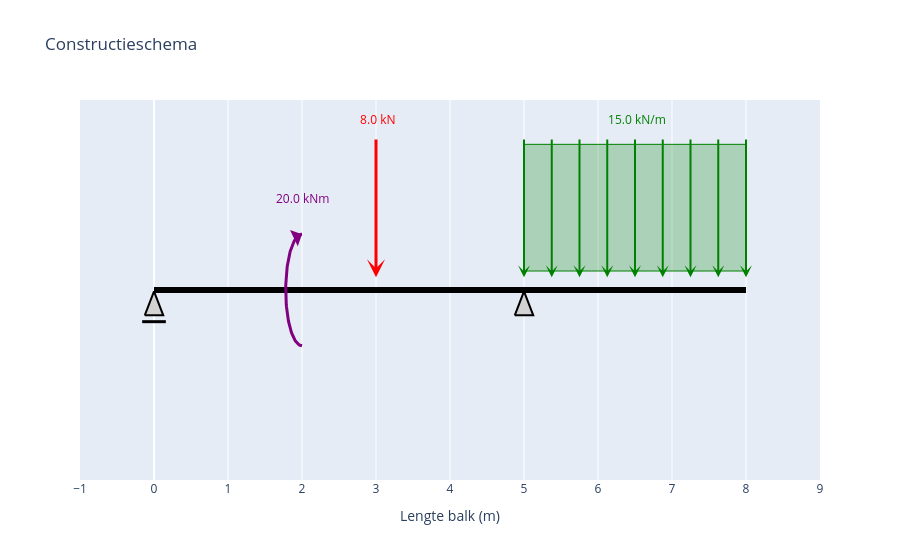

The notebook cell saved with this chart:
### Code cell
# --- toon de figuren ---
fig_schema = maak_constructieschema_plotly()
fig_schema.show()

### Figure 1 — Plotly figure (JSON) as saved in the notebook; plotly's stock layout.template omitted (floating-point values rounded to 4 significant figures)
{"data": [{"hoverinfo": "skip", "line": {"color": "black", "width": 6}, "mode": "lines", "type": "scatter", "x": [0, 8], "y": [0, 0]}, {"fill": "toself", "fillcolor": "lightgray", "hoverinfo": "skip", "line": {"color": "black", "width": 2}, "mode": "lines", "opacity": 1, "type": "scatter", "x": [-0.125, 0.125, 0, -0.125], "y": [-0.2, -0.2, -0.01, -0.2]}, {"hoverinfo": "skip", "line": {"color": "black", "width": 3}, "mode": "lines", "type": "scatter", "x": [-0.16, 0.16], "y": [-0.25, -0.25]}, {"fill": "toself", "fillcolor": "lightgray", "hoverinfo": "skip", "line": {"color": "black", "width": 2}, "mode": "lines", "opacity": 1, "type": "scatter", "x": [4.875, 5.125, 5, 4.875], "y": [-0.2, -0.2, -0.01, -0.2]}, {"hoverinfo": "skip", "line": {"color": "purple", "width": 3}, "mode": "lines", "type": "scatter", "x": [2, 1.991, 1.983, 1.974, 1.965, 1.957, 1.948, 1.94, 1.931, 1.923, 1.915, 1.907, 1.899, 1.891, 1.884, 1.876, 1.869, 1.862, 1.856, 1.849, 1.843, 1.837, 1.831, 1.826, 1.82, 1.816, 1.811, 1.807, 1.803, 1.799, 1.796, 1.792, 1.79, 1.787, 1.785, 1.784, 1.782, 1.781, 1.78, 1.78, 1.78, 1.78, 1.781, 1.782, 1.784, 1.785, 1.787, 1.79, 1.792, 1.796, 1.799, 1.803, 1.807, 1.811, 1.816, 1.82, 1.826, 1.831, 1.837, 1.843, 1.849, 1.856, 1.862, 1.869, 1.876, 1.884, 1.891, 1.899, 1.907, 1.915, 1.923, 1.931, 1.94, 1.948, 1.957, 1.965, 1.974, 1.983, 1.991, 2], "y": [-0.44, -0.4397, -0.4386, -0.4369, -0.4344, -0.4313, -0.4275, -0.4231, -0.4179, -0.4121, -0.4057, -0.3986, -0.3908, -0.3825, -0.3736, -0.364, -0.3539, -0.3432, -0.332, -0.3203, -0.308, -0.2953, -0.2821, -0.2684, -0.2544, -0.2399, -0.225, -0.2098, -0.1943, -0.1784, -0.1623, -0.1459, -0.1293, -0.1125, -0.09547, -0.07832, -0.06104, -0.04367, -0.02623, -0.008748, 0.008748, 0.02623, 0.04367, 0.06104, 0.07832, 0.09547, 0.1125, 0.1293, 0.1459, 0.1623, 0.1784, 0.1943, 0.2098, 0.225, 0.2399, 0.2544, 0.2684, 0.2821, 0.2953, 0.308, 0.3203, 0.332, 0.3432, 0.3539, 0.364, 0.3736, 0.3825, 0.3908, 0.3986, 0.4057, 0.4121, 0.4179, 0.4231, 0.4275, 0.4313, 0.4344, 0.4369, 0.4386, 0.4397, 0.44]}], "layout": {"annotations": [{"arrowcolor": "red", "arrowhead": 3, "arrowsize": 1, "arrowwidth": 3, "ax": 3, "axref": "x", "ay": 1.2, "ayref": "y", "showarrow": true, "text": "", "x": 3, "xref": "x", "y": 0.1, "yref": "y"}, {"font": {"color": "red"}, "showarrow": false, "text": " 8.0 kN", "x": 3, "y": 1.35}, {"arrowcolor": "purple", "arrowhead": 1, "arrowsize": 1, "arrowwidth": 3, "ax": 1.94, "axref": "x", "ay": 0.4231, "ayref": "y", "showarrow": true, "text": "", "x": 2, "xref": "x", "y": 0.44, "yref": "y"}, {"font": {"color": "purple"}, "showarrow": false, "text": "20.0 kNm", "x": 2, "y": 0.72}, {"arrowcolor": "green", "arrowhead": 3, "arrowsize": 1, "arrowwidth": 2, "ax": 5, "axref": "x", "ay": 1.2, "ayref": "y", "showarrow": true, "text": "", "x": 5, "xref": "x", "y": 0.1, "yref": "y"}, {"arrowcolor": "green", "arrowhead": 3, "arrowsize": 1, "arrowwidth": 2, "ax": 5.375, "axref": "x", "ay": 1.2, "ayref": "y", "showarrow": true, "text": "", "x": 5.375, "xref": "x", "y": 0.1, "yref": "y"}, {"arrowcolor": "green", "arrowhead": 3, "arrowsize": 1, "arrowwidth": 2, "ax": 5.75, "axref": "x", "ay": 1.2, "ayref": "y", "showarrow": true, "text": "", "x": 5.75, "xref": "x", "y": 0.1, "yref": "y"}, {"arrowcolor": "green", "arrowhead": 3, "arrowsize": 1, "arrowwidth": 2, "ax": 6.125, "axref": "x", "ay": 1.2, "ayref": "y", "showarrow": true, "text": "", "x": 6.125, "xref": "x", "y": 0.1, "yref": "y"}, {"arrowcolor": "green", "arrowhead": 3, "arrowsize": 1, "arrowwidth": 2, "ax": 6.5, "axref": "x", "ay": 1.2, "ayref": "y", "showarrow": true, "text": "", "x": 6.5, "xref": "x", "y": 0.1, "yref": "y"}, {"arrowcolor": "green", "arrowhead": 3, "arrowsize": 1, "arrowwidth": 2, "ax": 6.875, "axref": "x", "ay": 1.2, "ayref": "y", "showarrow": true, "text": "", "x": 6.875, "xref": "x", "y": 0.1, "yref": "y"}, {"arrowcolor": "green", "arrowhead": 3, "arrowsize": 1, "arrowwidth": 2, "ax": 7.25, "axref": "x", "ay": 1.2, "ayref": "y", "showarrow": true, "text": "", "x": 7.25, "xref": "x", "y": 0.1, "yref": "y"}, {"arrowcolor": "green", "arrowhead": 3, "arrowsize": 1, "arrowwidth": 2, "ax": 7.625, "axref": "x", "ay": 1.2, "ayref": "y", "showarrow": true, "text": "", "x": 7.625, "xref": "x", "y": 0.1, "yref": "y"}, {"arrowcolor": "green", "arrowhead": 3, "arrowsize": 1, "arrowwidth": 2, "ax": 8, "axref": "x", "ay": 1.2, "ayref": "y", "showarrow": true, "text": "", "x": 8, "xref": "x", "y": 0.1, "yref": "y"}, {"font": {"color": "green"}, "showarrow": false, "text": " 15.0 kN/m", "x": 6.5, "y": 1.35}], "autosize": true, "shapes": [{"fillcolor": "rgba(0,128,0,0.25)", "line": {"color": "green", "width": 1}, "type": "rect", "x0": 5, "x1": 8, "y0": 0.15, "y1": 1.15}], "showlegend": false, "title": {"text": "Constructieschema"}, "xaxis": {"autorange": false, "dtick": 1, "range": [-1, 9], "title": {"text": "Lengte balk (m)"}, "type": "linear"}, "yaxis": {"autorange": false, "range": [-1.5, 1.5], "showgrid": false, "showticklabels": false, "title": {}, "type": "linear", "zeroline": false}}}
